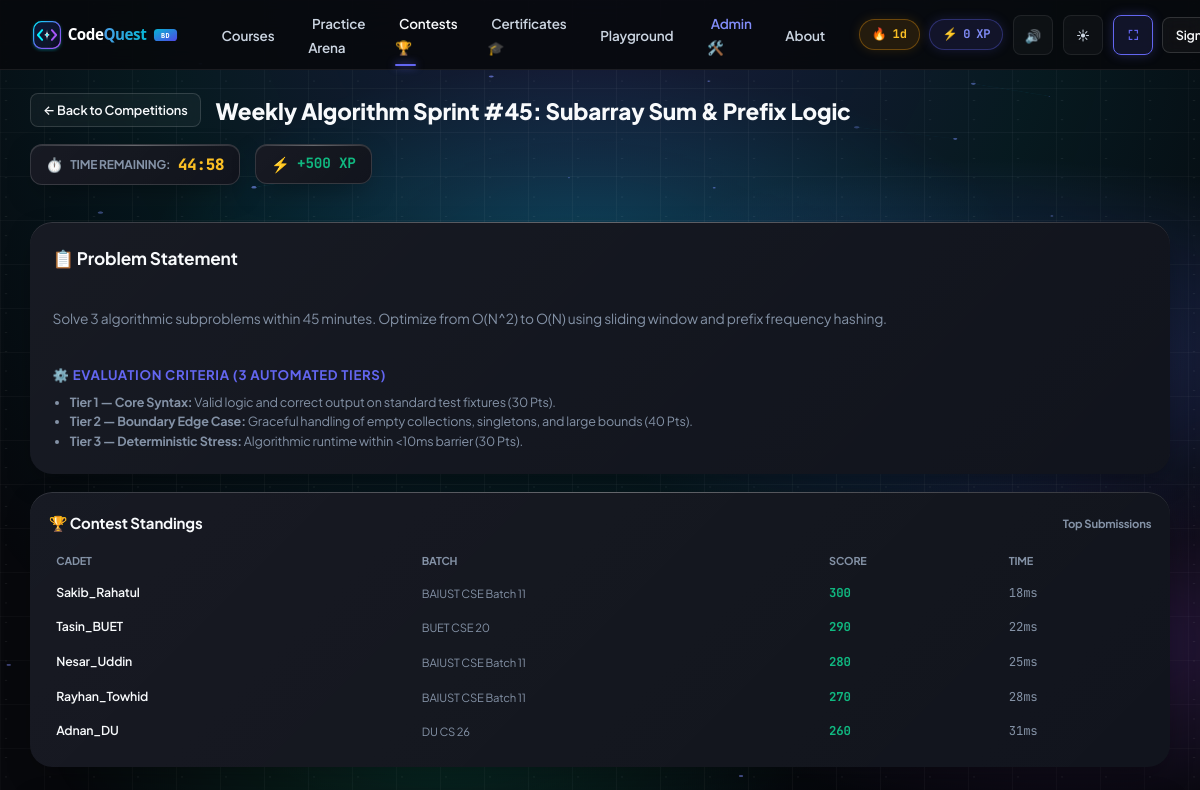
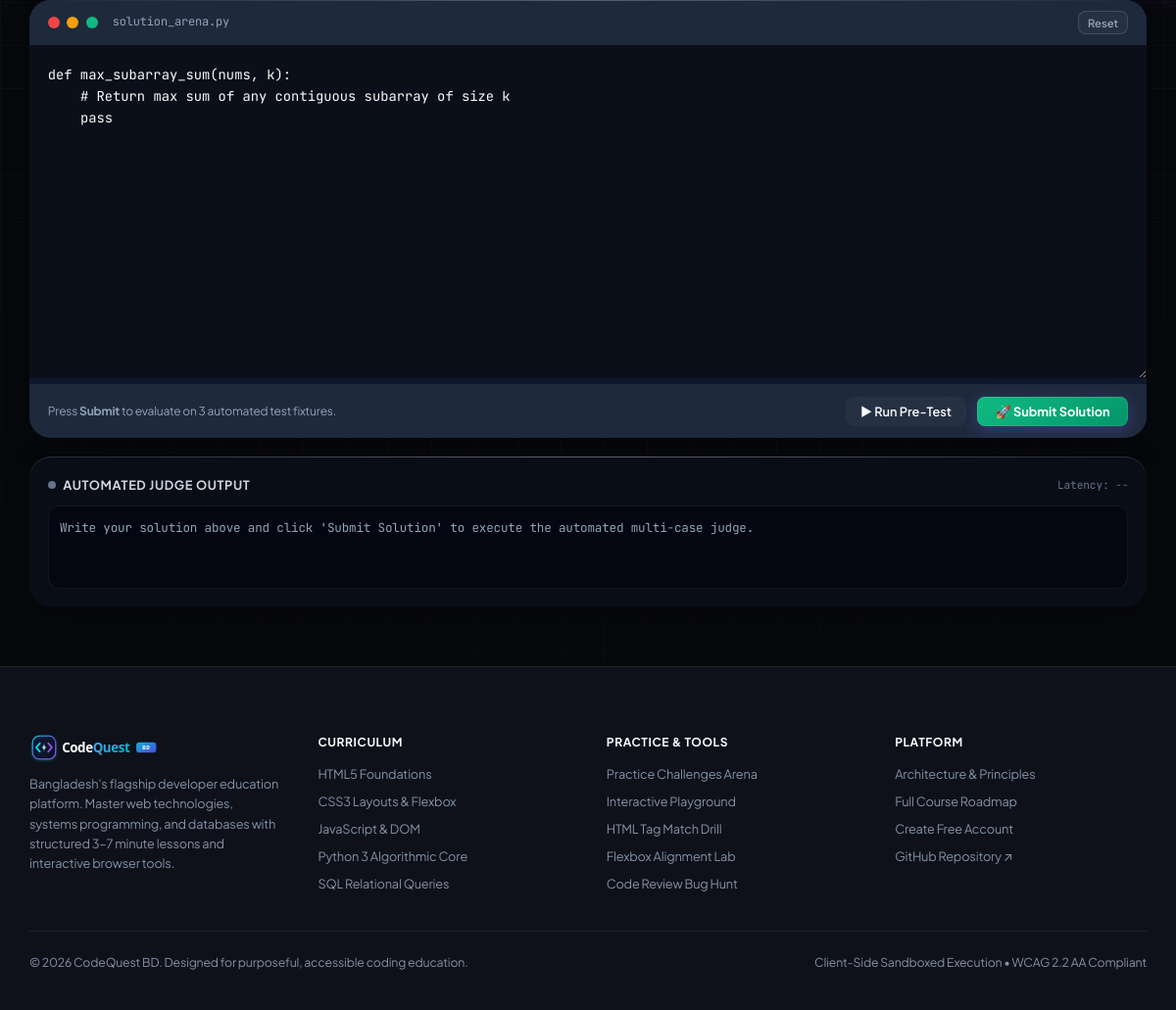
The page /contests/algo-sprint-w45/ on the database its author committed (2 pictures, top to bottom).
### learn/models.py (models this page shows, shortened)
class Contest(models.Model):
    CATEGORY_CHOICES = [
        ("ALGO_SPRINT", "Algorithm Sprint"),
        ("SQL_MYSTERY", "SQL Detective Mystery"),
        ("UI_SHOWDOWN", "UI Layout Showdown"),
        ("GAME_SPEEDRUN", "Full-Syntax Game Speedrun"),
    ]
    slug = models.SlugField(max_length=100, unique=True)
    title = models.CharField(max_length=160)
    category = models.CharField(max_length=40, choices=CATEGORY_CHOICES, default="ALGO_SPRINT")
    description = models.TextField()
    language_slug = models.CharField(max_length=40, default="python")
    duration_minutes = models.PositiveIntegerField(default=45)
    xp_reward = models.PositiveIntegerField(default=500)
    is_active = models.BooleanField(default=True)
    starts_at = models.DateTimeField(default=timezone.now)
    ends_at = models.DateTimeField()
    starter_code = models.TextField(blank=True, default="")
    solution_code = models.TextField(blank=True, default="")
    test_cases_json = models.JSONField(default=list, blank=True)
    class Meta:
        ordering = ["-is_active", "starts_at"]

class ContestSubmission(models.Model):
    contest = models.ForeignKey(Contest, on_delete=models.CASCADE, related_name="submissions")
    user = models.ForeignKey(User, on_delete=models.SET_NULL, null=True, blank=True, related_name="contest_submissions")
    username = models.CharField(max_length=150)
    university_batch = models.CharField(max_length=100, default="BAIUST CSE Batch 11")
    score = models.PositiveIntegerField(default=100)
    execution_time_ms = models.PositiveIntegerField(default=15)
    rank = models.PositiveIntegerField(default=1)
    submitted_at = models.DateTimeField(auto_now_add=True)
    class Meta:
        ordering = ["-score", "execution_time_ms", "submitted_at"]

### learn/views.py (the view)
# urls.py: path("contests/<slug:contest_slug>/", views.contest_detail_view, name="contest_detail"),
def contest_detail_view(request, contest_slug):
    contest = get_object_or_404(Contest, slug=contest_slug)
    submissions = contest.submissions.order_by("-score", "execution_time_ms")[:10]
    return render(
        request,
        "learn/contest_detail.html",
        {
            "contest": contest,
            "submissions": submissions,
        }
    )

### learn/context_processors.py (called while the page is built, shortened)
def global_stats(request):
    xp = 0
    streak = 1
    completed_ids = []
    return {
        "ADMIN_URL": getattr(settings, "ADMIN_URL", "hidden-core-cms"),
        "user_xp": xp,
        "user_streak": streak,
        "completed_lesson_ids": completed_ids,
        "nav_languages": Language.objects.filter(is_active=True).prefetch_related("courses")[:6],
    }

### templates/learn/contest_detail.html (shortened to what this page needs)
{% extends "base.html" %}
{% block content %}
<div class="shell shell-wide" style="padding-top: 1.5rem; padding-bottom: 4rem;">
  <div style="display: flex; flex-wrap: wrap; justify-content: space-between; align-items: center; gap: 1rem; margin-bottom: 1.5rem; padding-bottom: 1rem; border-bottom: 1px solid var(--border-color);">
    <div style="display: flex; align-items: center; gap: 1rem;">
      <a href="{% url 'contests_hub' %}" class="btn btn-ghost" style="padding: 0.4rem 0.8rem; font-size: 0.85rem;">
        &larr; Back to Competitions
      </a>
      <div>
        <h1 style="font-size: 1.5rem; font-weight: 800; color: var(--text-primary); margin: 0; display: flex; align-items: center; gap: 0.5rem;">
          {{ contest.title }}
        </h1>
      </div>
    </div>
    <div style="display: flex; align-items: center; gap: 1rem;">
      <div class="cq-card" style="padding: 0.45rem 1rem; border-radius: var(--radius-md); display: flex; align-items: center; gap: 0.5rem;">
        <span style="color: #ef4444; font-size: 0.9rem;">⏱️</span>
        <span style="font-size: 0.8rem; color: var(--text-muted); text-transform: uppercase; font-weight: 700;">Time Remaining:</span>
        <span id="contestTimer" style="font-family: var(--font-mono); font-weight: 800; color: #fbbf24; font-size: 1.05rem;">
        </span>
      </div>
      <div class="cq-card" style="padding: 0.45rem 1rem; border-radius: var(--radius-md); display: flex; align-items: center; gap: 0.5rem;">
        <span style="color: #10b981;">⚡</span>
        <span style="font-family: var(--font-mono); font-weight: 700; color: #10b981; font-size: 0.95rem;">
          +{{ contest.xp_reward }} XP
        </span>
      </div>
    </div>
  </div>
  <div style="display: grid; grid-template-columns: 1fr; lg:grid-template-columns: 42% 58%; gap: 1.5rem; align-items: start;">
    <div style="display: flex; flex-direction: column; gap: 1.25rem;">
      <div class="cq-card" style="border-radius: var(--radius-xl); padding: 1.5rem; border: 1px solid var(--border-color);">
        <h2 style="font-size: 1.15rem; font-weight: 700; color: var(--text-primary); margin: 0 0 0.85rem 0;">
          📋 Problem Statement
        </h2>
        <div style="font-size: 0.92rem; color: var(--text-muted); line-height: 1.65; white-space: pre-line;">
          {{ contest.problem_statement|default:contest.description }}
        </div>
        <div style="margin-top: 1.25rem; padding-top: 1rem; border-top: 1px solid var(--border-color);">
          <h3 style="font-size: 0.88rem; font-weight: 700; color: var(--accent); margin: 0 0 0.5rem 0; text-transform: uppercase; letter-spacing: 0.05em;">
            ⚙️ Evaluation Criteria (3 Automated Tiers)
          </h3>
          <ul style="font-size: 0.84rem; color: var(--text-muted); line-height: 1.55; margin: 0; padding-left: 1.15rem;">
            <li><strong>Tier 1 — Core Syntax:</strong> Valid logic and correct output on standard test fixtures (30 Pts).</li>
            <li><strong>Tier 2 — Boundary Edge Case:</strong> Graceful handling of empty collections, singletons, and large bounds (40 Pts).</li>
            <li><strong>Tier 3 — Deterministic Stress:</strong> Algorithmic runtime within &lt;10ms barrier (30 Pts).</li>
          </ul>
        </div>
      </div>
      <div class="cq-card" style="border-radius: var(--radius-xl); padding: 1.25rem; border: 1px solid var(--border-color);">
        <h3 style="font-size: 1rem; font-weight: 700; color: var(--text-primary); margin: 0 0 0.75rem 0; display: flex; align-items: center; justify-content: space-between;">
          <span>🏆 Contest Standings</span>
          <span style="font-size: 0.75rem; color: var(--text-muted);">Top Submissions</span>
        </h3>
        <div style="overflow-x: auto;">
          <table style="width: 100%; border-collapse: collapse; font-size: 0.82rem; text-align: left;">
            <thead>
              <tr style="border-bottom: 1px solid var(--border-color); color: var(--text-muted); font-size: 0.72rem; text-transform: uppercase;">
                <th style="padding: 0.4rem 0.5rem;">Cadet</th>
                <th style="padding: 0.4rem 0.5rem;">Batch</th>
                <th style="padding: 0.4rem 0.5rem;">Score</th>
                <th style="padding: 0.4rem 0.5rem;">Time</th>
              </tr>
            </thead>
            <tbody id="contestScoreboardBody">
              {% for sub in submissions %}
              <tr style="border-bottom: 1px solid var(--border-color);">
                <td style="padding: 0.5rem; font-weight: 600; color: var(--text-primary);">{{ sub.username }}</td>
                <td style="padding: 0.5rem; color: var(--text-muted); font-size: 0.75rem;">{{ sub.university_batch|default:"BAIUST" }}</td>
                <td style="padding: 0.5rem; font-weight: 700; color: #10b981; font-family: var(--font-mono);">{{ sub.score }}</td>
                <td style="padding: 0.5rem; color: var(--text-muted); font-family: var(--font-mono);">{{ sub.execution_time_ms }}ms</td>
              </tr>
              {% empty %}
              <tr>
                <td colspan="4" style="padding: 1rem; text-align: center; color: var(--text-muted);">
                  No submissions yet. Be the first to score 100/100!
                </td>
              </tr>
              {% endfor %}
            </tbody>
          </table>
        </div>
      </div>
    </div>
    <div style="display: flex; flex-direction: column; gap: 1.25rem;">
      <div class="cq-card" style="border-radius: var(--radius-xl); padding: 0; border: 1px solid var(--border-color); overflow: hidden; background: #0f172a;">
        <div style="padding: 0.75rem 1.25rem; background: #1e293b; border-bottom: 1px solid var(--border-color); display: flex; justify-content: space-between; align-items: center;">
          <div style="display: flex; align-items: center; gap: 0.5rem;">
            <span style="display: inline-block; width: 12px; height: 12px; border-radius: 50%; background: #ef4444;"></span>
            <span style="display: inline-block; width: 12px; height: 12px; border-radius: 50%; background: #f59e0b;"></span>
            <span style="display: inline-block; width: 12px; height: 12px; border-radius: 50%; background: #10b981;"></span>
            <span style="font-family: var(--font-mono); font-size: 0.8rem; color: #94a3b8; margin-left: 0.5rem;">
              solution_arena.py
            </span>
          </div>
          <div style="display: flex; gap: 0.5rem;">
            <button id="resetCodeBtn" class="btn btn-ghost" style="padding: 0.25rem 0.6rem; font-size: 0.75rem; color: #94a3b8;">
              Reset
            </button>
          </div>
        </div>
        <div style="position: relative;">
          <textarea id="contestCodeEditor" style="width: 100%; height: 340px; padding: 1.25rem; font-family: var(--font-mono); font-size: 0.92rem; background: #0b0f19; color: #f8fafc; border: none; resize: vertical; line-height: 1.6; outline: none; box-sizing: border-box;" spellcheck="false" placeholder="# Write your full-syntax solution here...&#10;def solve(data):&#10;    # Implement your algorithm&#10;    pass">{{ contest.starter_code|default:"def solve(data):&#10;    # Write your algorithmic solution here&#10;    return sorted(data)" }}</textarea>
        </div>
        <div style="padding: 0.85rem 1.25rem; background: #1e293b; border-top: 1px solid var(--border-color); display: flex; justify-content: space-between; align-items: center;">
          <div style="font-size: 0.8rem; color: #94a3b8;">
            Press <strong>Submit</strong> to evaluate on 3 automated test fixtures.
          </div>
          <div style="display: flex; gap: 0.75rem;">
            <button id="btnRunTest" class="btn btn-ghost" style="padding: 0.45rem 1rem; font-size: 0.85rem; border: 1px solid var(--border-color);">
              ▶ Run Pre-Test
            </button>
            <button id="btnSubmitSolution" class="btn btn-primary" style="padding: 0.45rem 1.25rem; font-size: 0.85rem; font-weight: 700; background: linear-gradient(135deg, #10b981, #059669); border: none;">
              🚀 Submit Solution
            </button>
          </div>
        </div>
      </div>
      <div id="judgeConsoleCard" class="cq-card" style="border-radius: var(--radius-xl); padding: 1.25rem; border: 1px solid var(--border-color); background: #090d16;">
        <div style="display: flex; justify-content: space-between; align-items: center; margin-bottom: 0.75rem;">
          <div style="font-size: 0.85rem; font-weight: 700; color: #cbd5e1; text-transform: uppercase; letter-spacing: 0.05em; display: flex; align-items: center; gap: 0.5rem;">
            <span id="judgeStatusDot" style="display: inline-block; width: 8px; height: 8px; border-radius: 50%; background: #64748b;"></span>
            Automated Judge Output
          </div>
          <span id="judgeLatency" style="font-family: var(--font-mono); font-size: 0.75rem; color: #64748b;">Latency: --</span>
        </div>
        <div id="judgeOutputBox" style="font-family: var(--font-mono); font-size: 0.84rem; color: #94a3b8; line-height: 1.6; min-height: 85px; padding: 0.75rem; background: #040711; border-radius: var(--radius-md); border: 1px solid rgba(255,255,255,0.06);">
          Write your solution above and click 'Submit Solution' to execute the automated multi-case judge.
        </div>
      </div>
    </div>
  </div>
</div>
{% endblock %}

### rows shown on the page
Contest: title "Weekly Algorithm Sprint #45: Subarray Sum & Prefix Logic", xp_reward "500", problem_statement "Solve 3 algorithmic subproblems within 45 minutes. Optimize from O(N^2) to O(N) using sliding window and prefix frequency hashing.", starter_code "def max_subarray_sum(nums, k): # Return max sum of any contiguous subarray of size k pass"
ContestSubmission: username "Sakib_Rahatul", university_batch "BAIUST CSE Batch 11", score "300", execution_time_ms "18"
ContestSubmission: username "Tasin_BUET", university_batch "BUET CSE 20", score "290", execution_time_ms "22"
ContestSubmission: username "Nesar_Uddin", university_batch "BAIUST CSE Batch 11", score "280", execution_time_ms "25"
ContestSubmission: username "Rayhan_Towhid", university_batch "BAIUST CSE Batch 11", score "270", execution_time_ms "28"
ContestSubmission: username "Adnan_DU", university_batch "DU CS 26", score "260", execution_time_ms "31"

### other values the page prints
{{ user_streak }} "1"
{{ user_xp }} "0"
